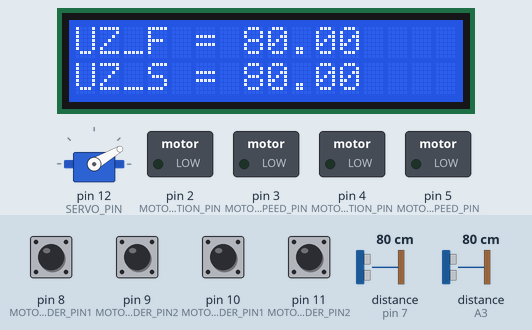
The program below on a simulated Arduino Nano, built with avr-gcc and run on an emulated ATmega328P. Parts: 16×2 character LCD, servo, switched loads named in the program (green lamp = pin HIGH). Wiring (inferred from the names in the program): 2 × ultrasonic range finder: trigger pin 6, echo pin 7 / trigger A2, echo A3. The test bench sets the inputs (shaded band); at power-on: pin 8 (MOTOR_L_ENCODER_PIN1), pin 9 (MOTOR_L_ENCODER_PIN2), pin 10 (MOTOR_R_ENCODER_PIN1), pin 11 (MOTOR_R_ENCODER_PIN2) HIGH, distance to the obstacle (sensors on A3, pin 7) 80 cm. The echo pulse lasts 58.3 µs per cm; pins used as bus, display or sensor lines are not drawn; what the program prints to the serial monitor is not drawn.

Above: at 1.2 s.
1.3 s: distance to the obstacle (sensor on A3) set to 7 cm
At 2.2 s:
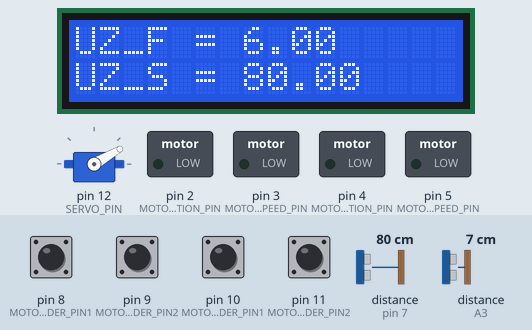
4.3 s: distance to the obstacle (sensor on pin 7) set to 2 cm
At 6.4 s:
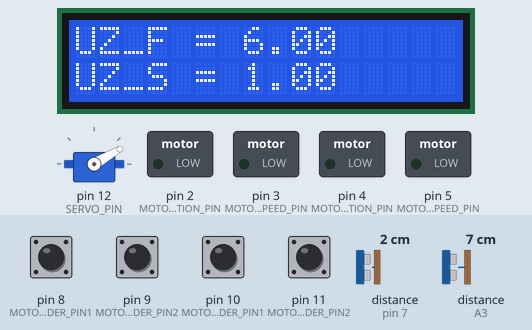
7.3 s: distance to the obstacle (sensor on A3) set to 35 cm
At 9.3 s:
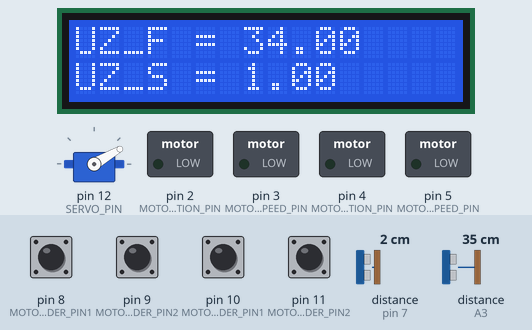
10.3 s: distance to the obstacle (sensor on pin 7) set to 9 cm
At 10.74 s:
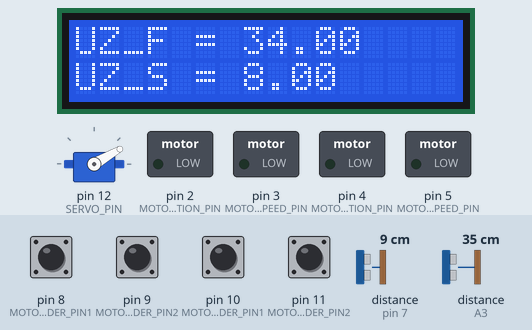
13.3 s: distance to the obstacle (sensor on pin 7) set to 18 cm
At 15.2 s:
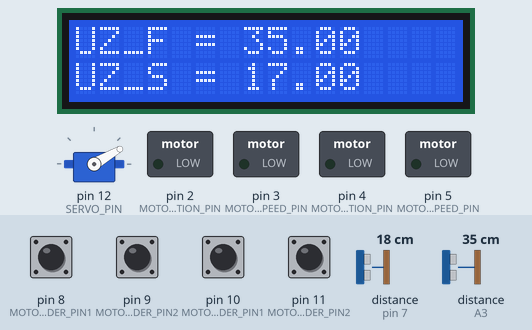
16.3 s: distance to the obstacle (sensor on pin 7) set to 7 cm
At 17.2 s:
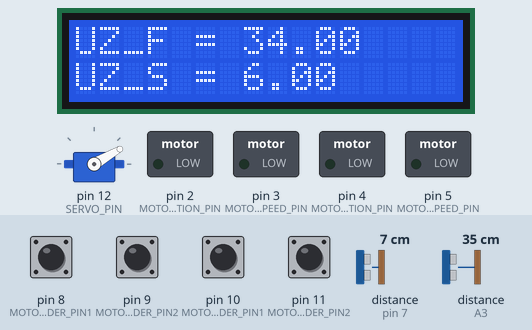
Timing chart, 0 to 19.3 s (numbered marks = the images above; inputs shaded):
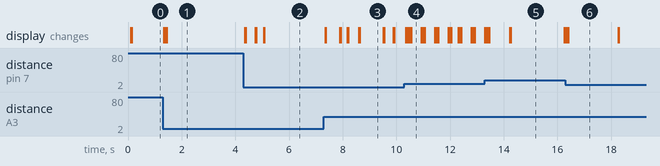

The program:

main.cpp
```cpp
#include <Wire.h>
#include <Arduino.h>
#include <NewPing.h>

#include <drive.h>
#include <middleware.h>
#include <uzd.h>
#include <header.h>
#include <servoMotor.h>
#include <banka.h>
#include <LCD.h>
#include <encoder.h>

#include <log.h>
#include <test.h>


// ################### Настройка пинов #############

const int MOTOR_L_DIRECTION_PIN = 2;
const int MOTOR_L_SPEED_PIN = 3;
const int MOTOR_R_DIRECTION_PIN = 4;
const int MOTOR_R_SPEED_PIN = 5;
const int UZS_TRIGGER_PIN = 6;
const int UZS_ECHO_PIN = 7;
const int MOTOR_L_ENCODER_PIN1 = 8;
const int MOTOR_L_ENCODER_PIN2 = 9;
const int MOTOR_R_ENCODER_PIN1 = 10;
const int MOTOR_R_ENCODER_PIN2 = 11;
const int SERVO_PIN = 12;
const int IR_SENSOR_L_PIN = A0;
const int IR_SENSOR_R_PIN = A1;
const int UZF_TRIGGER_PIN = A2;
const int UZF_ECHO_PIN = A3;
const int LCD_SDA_PIN = A4;
const int LCD_SCL_PIN = A5;
const int IR_SENSOR_M_PIN = A7;
// ################### Настройки программы ############

const int MAX_MOTOR_SPEED = 250;

// ############## Переменные ####################

// Базовые параметры
const int BASE_SPEED = 170; // базовая скорость
const unsigned long BASE_DELAY = 500;         // задержка между действиями

int minIRL = 200, minIRM = 200,minIRR = 200, maxIRL = 600, maxIRM = 600, maxIRR = 600;
unsigned long startTime = 0; // Время начала таймера
bool followTheLane = true;   // true - следуем по линии или false - едем прямо

// UZD
float pastUZDFValue; // предыдущее значение переднего датчика
float pastUZDSValue; // предыдущее значение бокового датчика

// П регулятор
int const BLACK_LIMIT = 700; //   все что ниже-черная линия
int walldistance = 8;     // расстояние до стены
bool maze = false;         // едем в лабиринте
float Ei = 0;
float Ep;
float Kp=0.6; // пропорциональный
float Ki=0; // интегральный
float Kd=0; // диференциальный

// Сервопривод
int const SERVO_OPEN_POSITION = 30;   // градус открытого серво
int const SERVO_CLOSE_POSITION = 90; // градус закытого серво

// Перекрестки
int crossCount = 0;        // количество перекрестков
int const TIME_TO_DRIVE_CROSS = 300;      // время за которое робот проезжает перекресток (ширину черной линии)
int const CROSS_WIDTH = 2;      // ширина перекрестка

// Работа с банкой
int timeToMoveBackWithBanka = 1000;  // время, которое робот едет назад с банкой
int const DISTANCE_TO_PUT_BANKA = 4; // Расстояние на котором должна стоять банка от перекрестка
int const DISTANCE_TO_TAKE_OBJECT = 6;   // расстояние на котром надо взять банку
int const DISTANCE_TO_CHECK_OBJECT = 20; // расстояние на котром ищем банку
bool haveBanka = false;        // Флаг обнаружения банки -есть или нет банки на по направлению движения

// Поворот
int maxErrorTurnFix = 10; // Макисмальная ошибка до которой идет выравнивание после поворота
int povorotDelay = 400;  // время, за которое ИК датчик робота гарантированно сместится с белого поля на черную линию при начале поворота
int povorotDelay2 = 200; // время, за которое ИК датчик робота гарантированно сместится с черной линии на белое поле при после того как он увидел начало белого поля
bool findBankaThenTurn = false; // Искать банку при повороте. Если нашли поворот прекратится.

// Финиш
int FINISH_CROSS_COUNT = 21; // номер перекрестка на которам надо финишировать
int finishcount = 0;         // увеличиваем crosscount при случае если надо финишировать на определенном перекрестке
int const TIME_TO_DRIVE_FINISH = 600;       // задержка при финишировании
int const DISTANCE_TO_DRIVE_FINISH = 15;       // сколько сантиметров надо проехать для заезда в финишную зону

// Логгирование
bool logLCD = true;
bool logConsole = true;
unsigned long  testTime = 2000;         // время для тестирования функции
const unsigned long  DISPLAY_TIME = 200;         // время для отображения информации на LCD дисплее

void setup()
{

  pinMode(MOTOR_L_DIRECTION_PIN, OUTPUT); // напр. мотора лев.
  pinMode(MOTOR_L_SPEED_PIN, OUTPUT);     // скор. мотора лев.
  pinMode(MOTOR_R_DIRECTION_PIN, OUTPUT); // напр. мотора прав.
  pinMode(MOTOR_R_SPEED_PIN, OUTPUT);     // скор. мотора прав.
  pinMode(UZF_TRIGGER_PIN, OUTPUT);       // пинок дальномера uzdF - фронтального
  pinMode(UZF_ECHO_PIN, INPUT);           // эхо-прием дальномера uzdF - фронтального
  pinMode(UZS_TRIGGER_PIN, OUTPUT);       // пинок дальномера uzdS - бокового
  pinMode(UZS_ECHO_PIN, INPUT);           // эхо-прием дальномера uzdS - бокового
  pinMode(IR_SENSOR_L_PIN, INPUT);        // пин левого датчика ИК
  pinMode(IR_SENSOR_R_PIN, INPUT);        // пин правого датчика ИК
  pinMode(IR_SENSOR_M_PIN, INPUT);        // пин правого датчика ИК
  pinMode(SERVO_PIN, OUTPUT);             // серво привод
  pinMode(LCD_SDA_PIN, OUTPUT);           // LCD
  pinMode(LCD_SCL_PIN, OUTPUT);           // LCD

  initLCD();
  initENC();
  initServo();
  logInit();
  // start();
}

void loop()
{
  // ##### Тесты Начало ######
   test();
  // ##### Тесты Конец ######
 //pid();
//driveSomeTime(1000);
//driveSomeTime(1000,-BASE_SPEED);
//  obezdObject(30,20,40);

}
```

banka.h
```cpp
#ifndef banka_h
#define banka_h

void moveObjectNextCross();
void MoveObject90grad();
void moveToPutObjectOnBlack();
void moveToTakeObjectOnBlack();
void moveObjectFromCross();
bool checkBankaForward();
bool checkBankaSide();

#endif
```

drive.h
```cpp
#include "header.h"

#ifndef drive_h
#define drive_h

void turn(int count=1);
void start();
void finish();
void doezd();
void driveToObject(int distanceToStop=DISTANCE_TO_TAKE_OBJECT);
void driveBackToCross(int speed=-BASE_SPEED);
void turnGCross();
void stop(unsigned long execute = BASE_DELAY);
void pid(int speed=BASE_SPEED);
void turnEnc(int angle,int speed=BASE_SPEED);
void driveSomeTime(unsigned long timeToMove, int speed=BASE_SPEED);
void driveSomeDistance(int distnce, int speed=BASE_SPEED);
void go(int L, int R);
void obezdObject(int distanceToStartObezd, int moveSide,int moveForward);


#endif
```

encoder.h
```cpp
#ifndef encoder_h
#define encoder_h

void initENC();
long getEncoderL();
long getEncoderR();
void clearEncoderL();
void clearEncoderR();
void clearEncoders();
#endif
```

header.h
```cpp
#ifndef HEADER_H
#define HEADER_H
// Устанавливаем номера пинов
extern const int IR_SENSOR_L_PIN;
extern const int IR_SENSOR_R_PIN;
extern const int IR_SENSOR_M_PIN;
extern const int MOTOR_L_DIRECTION_PIN;
extern const int MOTOR_L_SPEED_PIN;
extern const int MOTOR_R_DIRECTION_PIN;
extern const int MOTOR_R_SPEED_PIN;
extern const int SERVO_PIN;
extern const int MOTOR_L_ENCODER_PIN1;
extern const int MOTOR_L_ENCODER_PIN2;
extern const int MOTOR_R_ENCODER_PIN1;
extern const int MOTOR_R_ENCODER_PIN2;
extern const int UZF_TRIGGER_PIN;
extern const int UZF_ECHO_PIN;
extern const int UZS_TRIGGER_PIN;
extern const int UZS_ECHO_PIN;

extern const int MAX_MOTOR_SPEED;

extern const int BASE_SPEED;
extern const unsigned long BASE_DELAY;
extern int minIRL, minIRM,minIRR, maxIRL, maxIRM, maxIRR;

extern const int SERVO_OPEN_POSITION;
extern const int SERVO_CLOSE_POSITION;
extern const int BLACK_LIMIT;
extern unsigned long startTime;
extern const int DISTANCE_TO_PUT_BANKA;
extern const int DISTANCE_TO_TAKE_OBJECT;
extern const int DISTANCE_TO_CHECK_OBJECT;
extern int crossCount;
extern const int TIME_TO_DRIVE_CROSS;
extern bool haveBanka;
extern const int TIME_TO_DRIVE_FINISH;
extern int povorotDelay;
extern int povorotDelay2;
extern const int DISTANCE_TO_START_OBEZD;
extern int wallPosition;
extern int FINISH_CROSS_COUNT;
extern int finishcount;
extern unsigned long testTime;
extern int otezdDelay;
extern int banka;
extern int walldistance;
extern float pastUZDFValue;
extern float pastUZDSValue;
extern bool maze;
extern float Ei;
extern float Kp;  // пропорциональный
extern float Ki;   // интегральный
extern float Kd; // диференциальный
extern float Ep;
extern int wallDistance;
extern bool logLCD;
extern bool logConsole;
extern bool followTheLane;
extern const int CROSS_WIDTH;
extern bool findBankaThenTurn;
extern const int DISTANCE_TO_DRIVE_FINISH;
extern const unsigned long  DISPLAY_TIME;
#endif
```

log.h
```cpp
#ifndef log_h
#define log_h

void logInit();
void consoleLog(const char *text1, float value1, int interval = 500);
void consoleLog(const char *text1, float value1, const char *text2, float value2, int interval = 500);
void consoleLog(const char *text1, float value1, const char *text2, float value2,const char *text3, float value3, int interval = 500);
void consoleLog(const char *text1, float value1, const char *text2, float value2, const char *text3, float value3, const char *text4, float value4,  int interval = 500);

#endif
```

middleware.h
```cpp
#ifndef middleware_h
#define middleware_h


int getIRSensorValue(int sensor);
bool isOnCross();
bool isOnBlack(int sensor);
int getIRError();
int getWallError();
int getError();
int getEncoderError();

#endif
```

servoMotor.h
```cpp
#ifndef servoMotor_h
#define servoMotor_h


void initServo();
void closeServo();
void openServo();

#endif
```

test.h
```cpp
#ifndef test_h
#define test_h

void test();

#endif
```

uzd.h
```cpp
#ifndef UZD_h
#define UZD_h

float getForwardDistance();
float getSideDistance();

#endif
```

banka.cpp
```cpp
#include <Arduino.h>
#include <header.h>
#include <middleware.h>
#include <servoMotor.h>
#include <drive.h>
#include <uzd.h>

void moveToTakeObjectOnBlack()
{
  driveToObject();
  closeServo();        // закрываем сервопривод
  driveBackToCross();
  doezd();

  // while (!isOnCross()) // Едем вперед пока не доедем до перекрестка
  // {
  //   preg(BASE_SPEED);
  // }
  // go(0, 0, BASE_DELAY); // Ждем пока закончится импульс инерции
}

void moveToPutObjectOnBlack()
{
  driveSomeDistance(DISTANCE_TO_PUT_BANKA);
  openServo();
  driveBackToCross();
  doezd();
}

void moveObjectNextCross()
{
  while (getForwardDistance() > DISTANCE_TO_CHECK_OBJECT)
  {
    pid();
  }
  moveToTakeObjectOnBlack();
  doezd();
  turn(-1);
}

void MoveObject90grad()
{

  moveToTakeObjectOnBlack();
  turn();
  moveToPutObjectOnBlack();
  turn();

}
// перемещение банки на другую сторону перекрестка
void moveObjectFromCross()
{
  // crossCount++;
  // finish();
  // doezd();
  turn(-1);

  if (getForwardDistance() < DISTANCE_TO_CHECK_OBJECT)
  {
    //  moveBankaTake();
    // moveBankaPut();
    turn(2);
    while (getForwardDistance()> DISTANCE_TO_TAKE_OBJECT)
    {
      pid();
    }
    stop();
    driveSomeDistance(5,-BASE_SPEED);
    turn(-1);
    while (!isOnCross())
    {
      pid();
    }
    doezd();
    turn();
  }
  else
  {
    turn();
  }
}

void MoveBankaCross()
{
  turn(-1);
  if (getForwardDistance() < DISTANCE_TO_CHECK_OBJECT)
  {
    while (getForwardDistance() > DISTANCE_TO_TAKE_OBJECT)
    {
      pid(BASE_SPEED);
    }
    stop();
    closeServo();
    turn();
    while (!isOnCross())
    {
      pid(BASE_SPEED);
    }
    // doezd();
    driveSomeDistance(2);
    stop();
    openServo();
    driveSomeDistance(2,-BASE_SPEED);
    stop();
    turn();
    while (!isOnCross())
    {
      pid(BASE_SPEED);
    }
    turn();
  }
  else
  {
    turn();
    if (getForwardDistance() < DISTANCE_TO_CHECK_OBJECT)
    {
      while (getForwardDistance() > DISTANCE_TO_TAKE_OBJECT)
      {
        pid(BASE_SPEED);
      }
      stop();
      closeServo();
      turn();
      while (!isOnCross())
      {
        pid(BASE_SPEED);
      }
      // doezd();
      driveSomeDistance(2);
      stop();
      openServo();
      driveSomeDistance(2,-BASE_SPEED);
      stop();
      turn();
      while (!isOnCross())
      {
        pid(BASE_SPEED);
      }
      turn(-1);
    }
  }
}

bool checkBankaForward()
{
  return getForwardDistance() < DISTANCE_TO_CHECK_OBJECT;
}

bool checkBankaSide()
{
  return getSideDistance() < DISTANCE_TO_CHECK_OBJECT;
}
```

encoder.cpp
```cpp
#include <arduino_encoder.h>
#include <PinChangeInterrupt.h>
#include <PinChangeInterruptBoards.h>
#include <PinChangeInterruptPins.h>
#include <PinChangeInterruptSettings.h>
#include <Arduino.h>
#include <header.h>

Encoder encL;
Encoder encR;

void initENC(){
  encL.setup(MOTOR_L_ENCODER_PIN1, MOTOR_L_ENCODER_PIN2);
  encR.setup(MOTOR_R_ENCODER_PIN1, MOTOR_R_ENCODER_PIN2);
  encL.reverse();
  encR.reverse();
}

long getEncoderL(){
long  value=encL.get();
//lcdShow(0, 0, value);
  return -value; // Энкодер выдает отрицательные значения при движении вперед, поэтому меняем знак


}

long getEncoderR(){
long  value=encR.get();
//lcdShow(1, 0, value);
  return value;

}

void clearEncoderL(){
   encL.clear();
}

void clearEncoderR(){
   encR.clear();
}
void clearEncoders(){
   clearEncoderL();
   clearEncoderR();
}
```

log.cpp
```cpp
#include <Arduino.h>

void logInit()
{
    Serial.begin(9600); // Only using Serial when not debugging!
}

// Версия с одним набором параметров
void consoleLog(const char *text1, float value1, int interval = 500)
{
    Serial.print(text1);
    Serial.print(" : ");
    Serial.println(value1, 2);
}

// Версия с двумя наборами параметров
void consoleLog(const char *text1, float value1, const char *text2, float value2, int interval = 500)
{
    Serial.print(text1);
    Serial.print(" : ");
    Serial.print(value1, 2);
    Serial.print("  ");
    Serial.print(text2);
    Serial.print(" : ");
    Serial.println(value2, 2);
}

void consoleLog(const char *text1, float value1, const char *text2, float value2, const char *text3, float value3, int interval = 500)
{

    Serial.print(text1);
    Serial.print(" : ");
    Serial.print(value1,2);
    Serial.print("  ");
    Serial.print(text2);
    Serial.print(" : ");
    Serial.print(value2,2);
    Serial.print("  ");
    Serial.print(text3);
    Serial.print(" : ");
    Serial.println(value3,2);
}
void consoleLog(const char *text1, float value1, const char *text2, float value2, const char *text3, float value3, const char *text4, float value4,  int interval = 500)
{

    Serial.print(text1);
    Serial.print(" : ");
    Serial.print(value1,2);
    Serial.print("  ");
    Serial.print(text2);
    Serial.print(" : ");
    Serial.print(value2,2);
    Serial.print("  ");
    Serial.print(text3);
    Serial.print(" : ");
    Serial.print(value3,2);
    Serial.print("  ");
    Serial.print(text4);
    Serial.print(" : ");
    Serial.println(value4,2);
}
```

middleware.cpp
```cpp
#include <Arduino.h>
#include <header.h>
#include <drive.h>
#include <uzd.h>
#include <LCD.h>
#include <encoder.h>
#include <log.h>

// Функция для нормализации значений, которые выдает ИК датчик
int getIRSensorValue(int sensor)
{
  int result;
  int irValue = analogRead(sensor); // Читаем значение датчика

  if (sensor == IR_SENSOR_L_PIN)
  {
    minIRL = min(minIRL, irValue); // Обновляем минимальные и максимальные значения
    maxIRL = max(maxIRL, irValue); // Обновляем минимальные и максимальные значения
    result = map(irValue, minIRL, maxIRL, 0, 1024); // Преобразовываем значения датчиков
//    consoleLog("minIRL", minIRL,"maxIRL", maxIRL,"irValue", irValue,"result", result);
  }
  else if (sensor == IR_SENSOR_R_PIN)
  {
    minIRR = min(minIRR, irValue);                  // Обновляем минимальные и максимальные значения
    maxIRR = max(maxIRR, irValue);                  // Обновляем минимальные и максимальные значения
    result = map(irValue, minIRR, maxIRR, 0, 1024); // Преобразовываем значения датчиков
 //   consoleLog("minIRR", minIRR,"maxIRR", maxIRR,"irValue", irValue,"result", result);
  }
   else if (sensor == IR_SENSOR_M_PIN)
  {
    minIRM = min(minIRM, irValue);                  // Обновляем минимальные и максимальные значения
    maxIRM = max(maxIRM, irValue);                  // Обновляем минимальные и максимальные значения
    result = map(irValue, minIRM, maxIRM, 0, 1024); // Преобразовываем значения датчиков
  };
  //  consoleLog("minIRL", minIRL, "minIRM", minIRM, "minIRR", minIRR, testTime);
  //  consoleLog("maxIRL", maxIRL, "maxIRM", maxIRM, "maxIRR", maxIRR, testTime);
  return result;
}

// Функция возвращает значение ошибки между показаниями левого и правого ИК датчика
int getIRError()
{
  int x = getIRSensorValue(IR_SENSOR_L_PIN);
  int y = getIRSensorValue(IR_SENSOR_R_PIN);
  // if (logLCD)
  // {
  //   lcdShow(0, 8,"IRL", x);
  //   lcdShow(1, 8, "IRR",y);
  // }
  return y - x;
}

int getEncoderError()
{
  int x = getEncoderL();
  int y = getEncoderR();
  // if (logLCD)
  // {
  //   lcdShow(0, 8, "EncL",x);
  //   lcdShow(1, 8, "EncR",y);
  // }
  return y - x;
}

int getWallError()
{
  return getSideDistance() - walldistance;
}

int getError()
{
  return maze ? getWallError() : followTheLane ? getIRError()
                                               : getEncoderError();
}

bool isOnBlack(int sensor)
{
  bool result = false;
  if (getIRSensorValue(sensor) < BLACK_LIMIT)
  {
    result = true;
  }
  return result;
}

// находятся ли датчики на черной линии
bool isOnCross()
{
  bool result = false;
  if (isOnBlack(IR_SENSOR_L_PIN) && isOnBlack(IR_SENSOR_R_PIN))
  {
    result = true;
  }
  return result;
}
```

servoMotor.cpp
```cpp
#include <Arduino.h>
#include <header.h>
#include <Servo.h>

Servo servo;

void initServo(){
  servo.attach(SERVO_PIN);
  servo.write(SERVO_OPEN_POSITION);
}

void closeServo()
{
  for (int i = SERVO_OPEN_POSITION; i < SERVO_CLOSE_POSITION; i++)
  {
    servo.write(i);
    delay(20);
  }
  delay(BASE_DELAY);
}

void openServo()
{
  for (int i = SERVO_CLOSE_POSITION; i > SERVO_OPEN_POSITION; i--)
  {
    servo.write(i);
    delay(20);
  }
  delay(BASE_DELAY);
  //servo.write(SERVO_OPEN_POSITION);
}
```

templates.cpp
```cpp
#include <Arduino.h>
#include <NewPing.h>

#include <drive.h>
#include <middleware.h>
#include <UZD.h>
#include <header.h>
#include <servoMotor.h>
#include <log.h>
#include <test.h>


// // перемещение банки на другую сторону перекрестка
// void perekrestok()
// {
//   // crossCount++;
//   // finish();
//   // doezd();
//   right();

//   if (uzdF() < DISTANCE_TO_CHECK_OBJECT)
//   {
//   //  moveBankaTake();
//   // moveBankaPut();
//     right();
//   }
//   else
//   {
//     right();
//     right();
//     if (uzdF() < DISTANCE_TO_CHECK_OBJECT)
//     {
//    //   moveBankaTake();
//    //   moveBankaPut();
//       left();
//     }
//     else
//     {
//       right();
//     }
//   }
// }
```

lcd.h
```cpp
#ifndef LCD_h
#define LCD_h

void initLCD();
void lcdShow(int x, int y, const char *text);
void lcdShow(int x, int y, const char *text, float number);
void lcdclear();
#endif
```

Source omitted: drive.cpp (8510 bytes), test.cpp (5573 bytes), uzd.cpp (652 bytes), lcd.cpp (590 bytes)

Measured:
- after the input at 1.3 s, the display: first changes at once (image 1 shows a later state)
- after the input at 4.3 s, the display: first changes after 0.05 s (image 2 shows a later state)
- after the input at 7.3 s, the display: first changes at once (image 3 shows a later state)
- after the input at 10.3 s, the display: first changes at once (image 4 shows a later state)
- after the input at 13.3 s, the display: first differs from a run without the input after 0.05 s (image 5 shows a later state)
- what the display in image 3 shows lasts 0.9 s, from 8.6 s to 9.5 s
- what the display in image 5 shows lasts 1.9 s, from 14.3 s to 16.2 s
